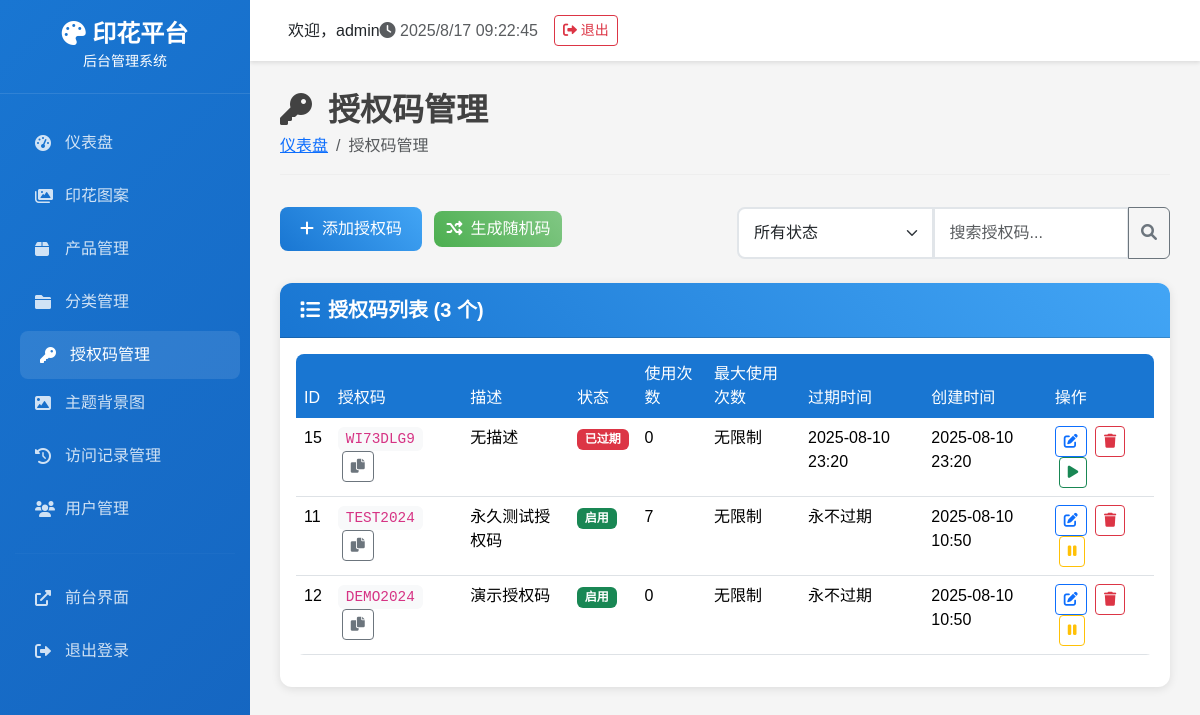
/access-codes (signed in), run on an earlier commit of the app's database.
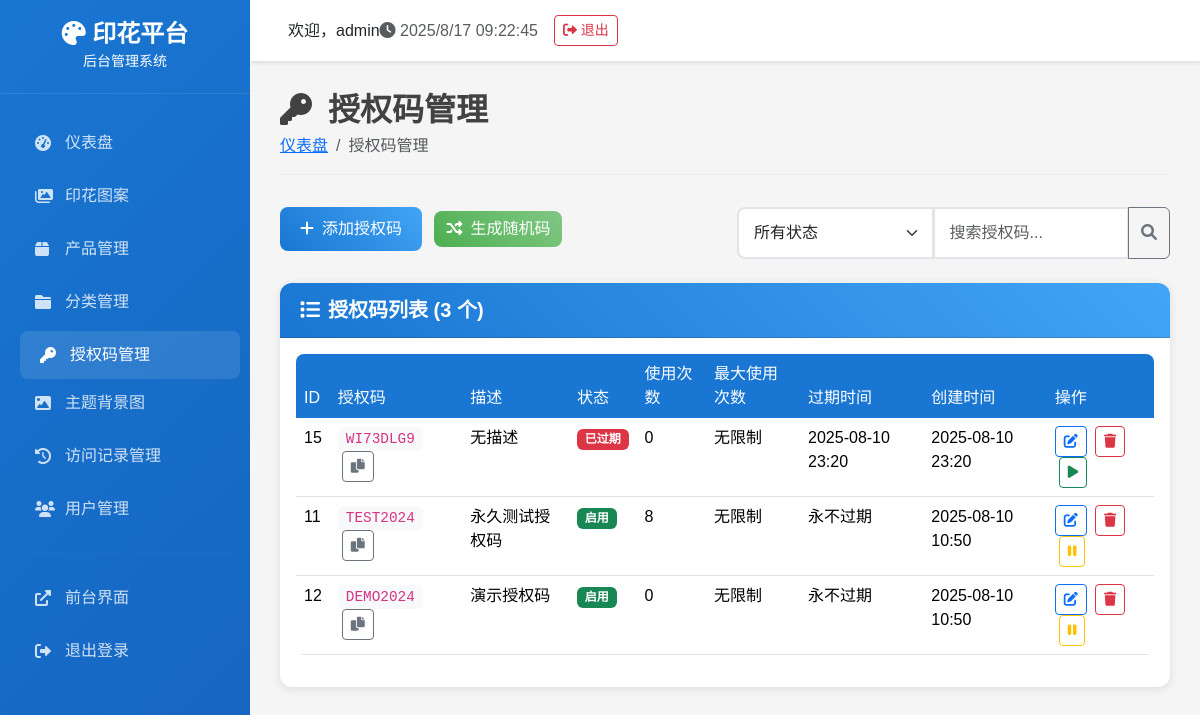
And on a later commit of the database.
### tables this page shows
CREATE TABLE access_codes (
            id INTEGER PRIMARY KEY AUTOINCREMENT,
            code TEXT NOT NULL UNIQUE,
            description TEXT,
            start_date DATETIME,
            end_date DATETIME,
            is_active BOOLEAN DEFAULT 1,
            created_time DATETIME DEFAULT CURRENT_TIMESTAMP,
            usage_count INTEGER DEFAULT 0
        , expires_at DATETIME, max_uses INTEGER, used_count INTEGER DEFAULT 0);

### admin_app.py (the view)
    def decorated_function(*args, **kwargs):
        if 'admin_user_id' not in session:
            return redirect(url_for('login'))
        return f(*args, **kwargs)

### admin_app.py (called while the page is built)
def login_required(f):
    def decorated_function(*args, **kwargs):
        if 'admin_user_id' not in session:
            return redirect(url_for('login'))
        return f(*args, **kwargs)
    decorated_function.__name__ = f.__name__
    return decorated_function

### backend/database.py (called while the page is built)
def get_db_connection():
    conn = sqlite3.connect(DATABASE_PATH)
    conn.row_factory = sqlite3.Row
    return conn

    @staticmethod
    def execute_query(query: str, params: tuple = ()) -> List[Dict[str, Any]]:
        conn = get_db_connection()
        cursor = conn.cursor()
        cursor.execute(query, params)
        results = [dict(row) for row in cursor.fetchall()]
        conn.close()
        return results

### templates/admin/access_codes.html (shortened to what the changed rows need)
{% extends "admin/base.html" %}
{% block content %}
<div class="page-header">
    <h1><i class="fas fa-key me-3"></i>授权码管理</h1>
</div>
<div class="card">
    <div class="card-body">
        {% if access_codes %}
        <div class="table-responsive">
            <table class="table table-hover">
                <thead>
                    <tr>
                        <th>ID</th>
                        <th>授权码</th>
                        <th>描述</th>
                        <th>状态</th>
                        <th>使用次数</th>
                        <th>最大使用次数</th>
                        <th>过期时间</th>
                        <th>创建时间</th>
                        <th>操作</th>
                    </tr>
                </thead>
                <tbody id="codesTable">
                    {% for code in access_codes %}
                    <tr class="code-item" data-code="{{ code.code|lower }}" data-status="{{ code.status }}">
                        <td>{{ code.id }}</td>
                        <td>
                            <code class="bg-light px-2 py-1 rounded">{{ code.code }}</code>
                            <button class="btn btn-sm btn-outline-secondary ms-1" onclick="copyToClipboard('{{ code.code }}')">
                                <i class="fas fa-copy"></i>
                            </button>
                        </td>
                        <td>{{ code.description or '无描述' }}</td>
                        <td>
                            {% if code.status == 'active' %}
                                <span class="badge bg-success">启用</span>
                            {% elif code.status == 'inactive' %}
                                <span class="badge bg-secondary">禁用</span>
                            {% elif code.status == 'expired' %}
                                <span class="badge bg-danger">已过期</span>
                            {% endif %}
                        </td>
                        <td>{{ code.used_count or 0 }}</td>
                        <td>{{ code.max_uses or '无限制' }}</td>
                        <td>
                            {% if code.expires_at %}
                                {{ code.expires_at.strftime('%Y-%m-%d %H:%M') }}
                            {% else %}
                                永不过期
                            {% endif %}
                        </td>
                        <td>
                            {% if code.created_time %}
                                {% if code.created_time is string %}
                                    {{ code.created_time[:16] }}
                                {% else %}
                                    {{ code.created_time.strftime('%Y-%m-%d %H:%M') }}
                                {% endif %}
                            {% else %}
                                未知
                            {% endif %}
                        </td>
                        <td>
                            <button class="btn btn-sm btn-outline-primary" onclick="editCode({{ code.id }})">
                                <i class="fas fa-edit"></i>
                            </button>
                            <button class="btn btn-sm btn-outline-danger ms-1" onclick="deleteCode({{ code.id }})">
                                <i class="fas fa-trash"></i>
                            </button>
                            {% if code.status == 'active' %}
                            <button class="btn btn-sm btn-outline-warning ms-1" onclick="toggleCodeStatus({{ code.id }}, 'inactive')">
                                <i class="fas fa-pause"></i>
                            </button>
                            {% else %}
                            <button class="btn btn-sm btn-outline-success ms-1" onclick="toggleCodeStatus({{ code.id }}, 'active')">
                                <i class="fas fa-play"></i>
                            </button>
                            {% endif %}
                        </td>
                    </tr>
                    {% endfor %}
                </tbody>
            </table>
        </div>
        {% else %}
        <div class="text-center py-5">
            <i class="fas fa-key fa-3x text-muted mb-3"></i>
            <h5 class="text-muted">暂无授权码</h5>
            <p class="text-muted">点击上方"添加授权码"按钮开始创建授权码</p>
        </div>
        {% endif %}
    </div>
</div>
{% endblock %}

What changed in the data, as far as the page shows it:
changed access_codes "永久测试授权码": used_count "7" → "8"
